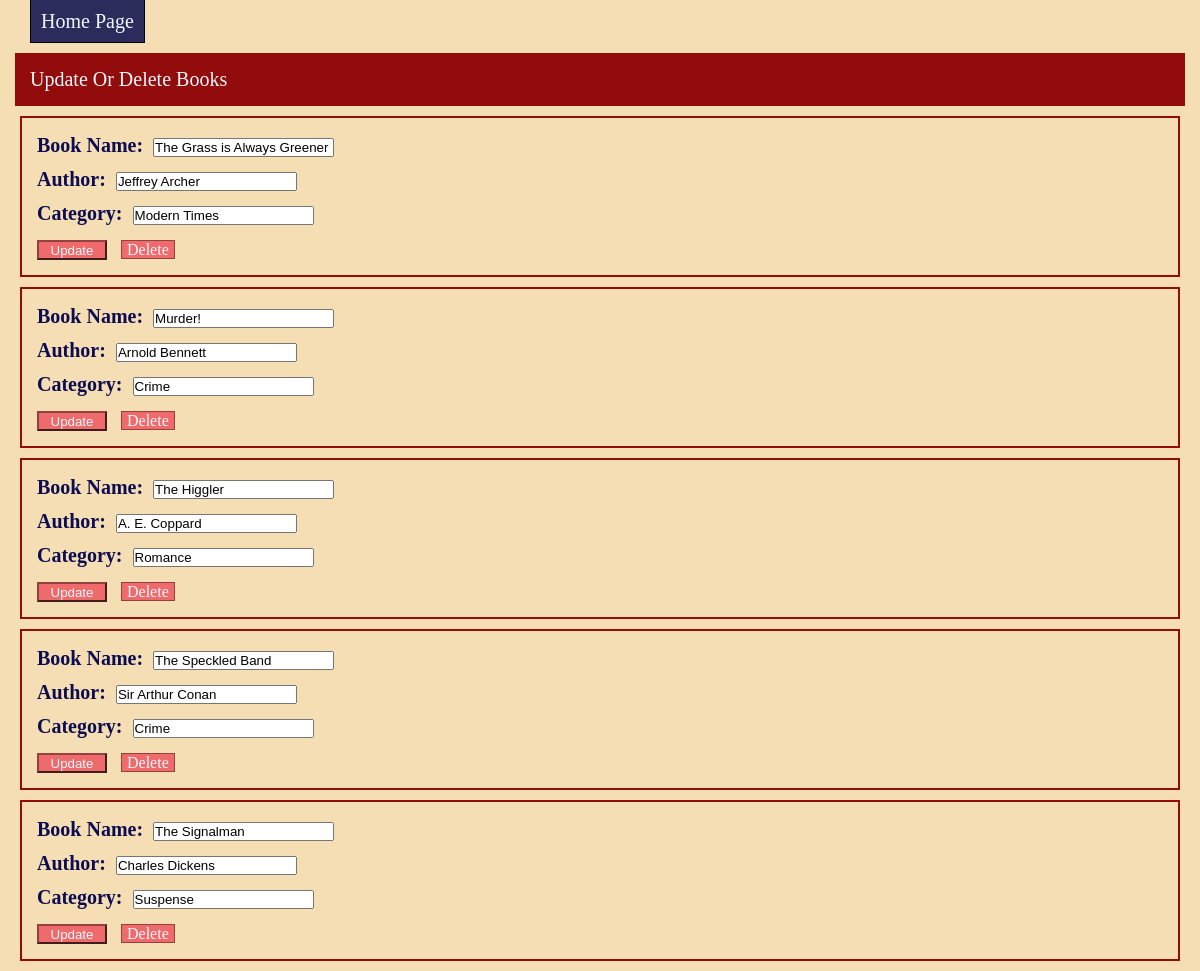
Page /showbook on the committed database.
### Library/models.py (models this page shows, shortened)
class Book(models.Model):
    BookName=models.CharField(max_length=30)
    Author=models.CharField(max_length=30)
    Category=models.CharField(max_length=30)

### Library/views.py (the view)
# urls.py: path('showbook',views.showbook,name="showbook"),
def showbook(request):
    data=Book.objects.all()
    return render(request,'showbook.html',{'showbook':data})

### templates/showbook.html (shortened to what this page needs)
<!DOCTYPE html>
<html lang="en">
<head>
</head>
<body>
    <a href="/" id="a1">Home Page</a>
    <p>Update Or Delete Books</p>
    {% for i in showbook %}
    <form action="update" method="post">
    <div>
        <h4>Book Name: <input type="text" name="bname" value="{{i.BookName}}" /></h4>
        <h4>Author: <input type="text" name="author" value="{{i.Author}}" /></h4>
        <h4>Category: <input type="text" name="category" value="{{i.Category}}" /></h4>
        <input type="submit" value="Update" class="log"/>
    </form>
    <a href="delete?id={{i.id}}" id="a2"><span>Delete</span></a>
    {%endfor%}
</body>
</html>

### templates/showbook.html (style rules this page uses)
* { margin: 5px; padding: 0px; }
body { background-color: wheat; }
#a1 { text-decoration: none; margin: 20px; border: 1px solid black; background-color:rgb(44, 44, 92); color: aliceblue; padding: 10px; font-size: 20px; }
#a2 { text-decoration: none;border: 1px solid; background-color: rgb(239, 106, 106);color: aliceblue; border-color:rgb(148, 65, 65); }
div { padding: 10px; border: 2px solid rgb(147, 12, 12); margin-top: 10px; }
h4 { font-size: 20px; color: rgb(12, 12, 81); }
p { background-color: rgb(147, 12, 12); padding: 15px;color: aliceblue; margin-top: 20px; font-size: 20px; }
.log { background-color: rgb(239, 106, 106);color: aliceblue; border-color:rgb(148, 65, 65); height: 20px; width: 70px; }

### rows in the picture
Book: bname "The Grass is Always Greener", author "Jeffrey Archer", category "Modern Times"
Book: bname "Murder!", author "Arnold Bennett", category "Crime"
Book: bname "The Higgler", author "A. E. Coppard", category "Romance"
Book: bname "The Speckled Band", author "Sir Arthur Conan", category "Crime"
Book: bname "The Signalman", author "Charles Dickens", category "Suspense"
